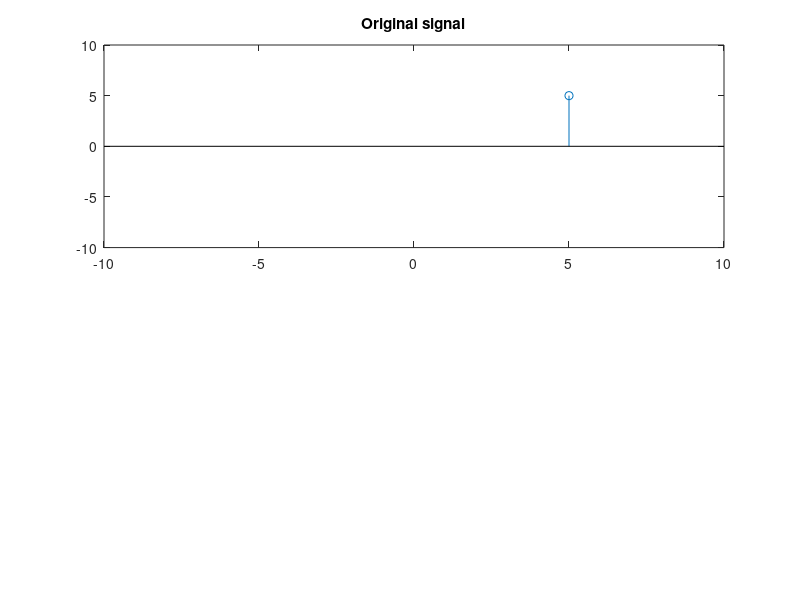

MATLAB code to generate this figure: (Note: this script raises an error after producing the figure.)
clc;
clear all;
close all;

x = input('enter the sequence');
s = input('enter the scaling factor');
y = input('enter the starting point');%give input >=1
if y<1
    display('Please enter starting point >=1')
else
    q = length(x);
    n = y:y+q-1;
    subplot(2,1,1);
    stem(n,x);
    hold on;
    xlim([-10 10]);
    ylim([-10 10]);
    title('Original signal');
    hold off;
    %timescaling
    %r=0
    time_scaled_sequence = zeros(1,length(x))
    for i=y:n
        if mod(i,s)==0
            time_scaled_sequence(1,i) = x(1,i)
        end
    end

    subplot(2,1,2);
    stem(n,time_scaled_sequence);
    hold on;
    xlim([-10 10]);
    ylim([-10 10]);
    title('Timescaled signal');
    hold off;
end